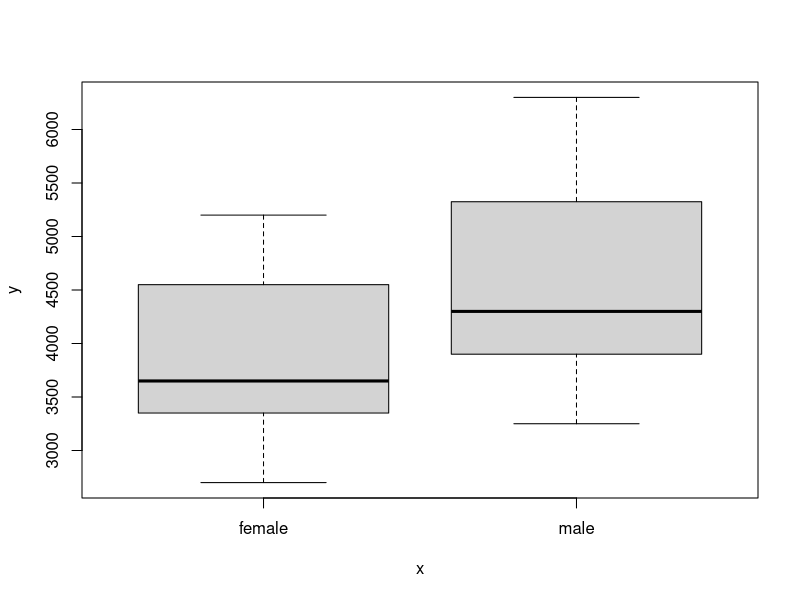
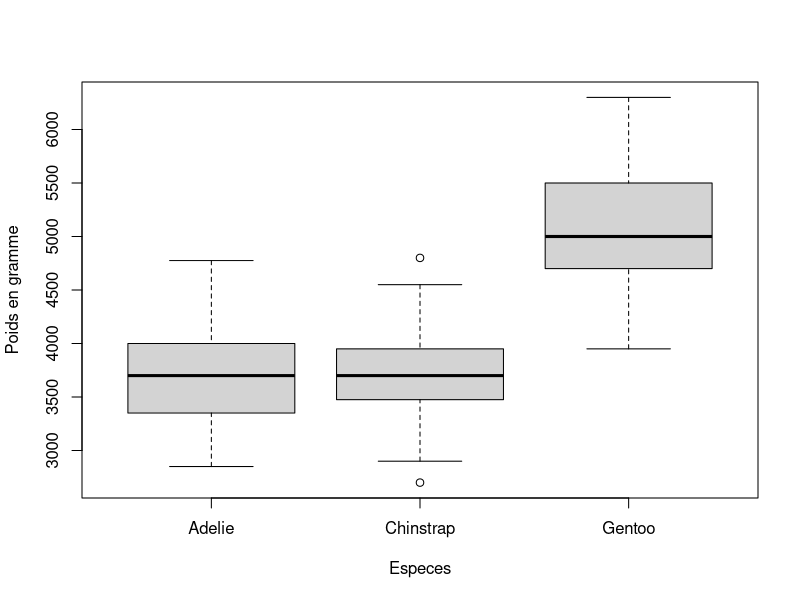

These charts were generated, in order, by the following R code:
## ---- chunk 1
knitr::opts_chunk$set(echo = TRUE)
## ---- chunk 2
library(palmerpenguins)

## ---- chunk 3
penguins
str(penguins)
dim(penguins)
plot(x=penguins$sex,y=penguins$body_mass_g,type="h")
## ---- chunk 4
data("penguins")
plot(penguins$species, penguins$body_mass_g,data=penguins,ylab="Poids en gramme",xlab="Especes")
